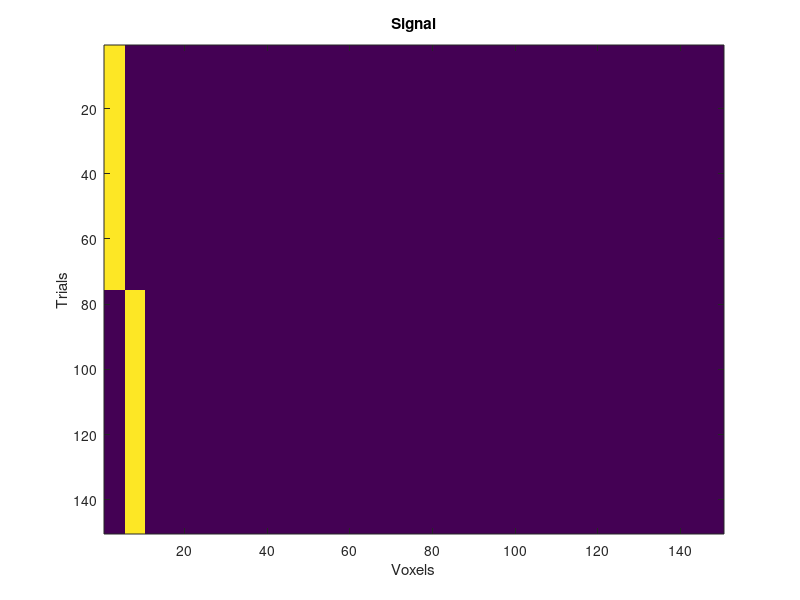
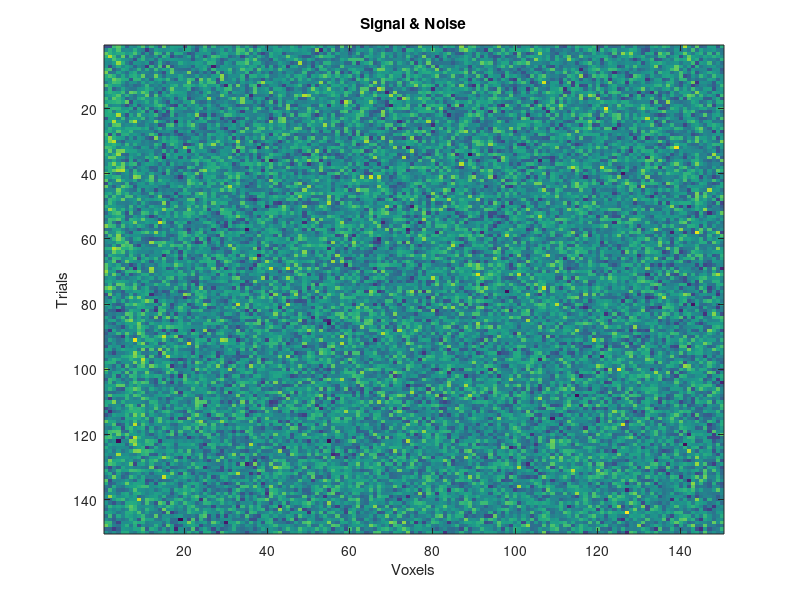

MATLAB code for these plots, in order: (Note: this script raises an error after producing the figures.)
%% Iterative Lasso 

%% WARNING: This will clear the work space & variables.
clear;clc;

%% You can set the parameters for CV here
% Please the dimension of the data sets 
ntrials = 150; % it has to be divisible by K
nvoxels = 150;
% Please set the number of folds 
k = 5;
% It needs to know the number of row labels
% ps:Currently, this program can just run normally when there are 2 rowlabels
rowLabels.num = 2;

% Set the strength of signal and noise
signal = 1;
numsignal = 10;
rng(1) % To make the result replicable
noise = 1.5;

% It is useful to know the size for the testing set
test.size = ntrials / k ;

% Display the parameters
disp ('Parameters: ')
disp(['number of Voxels= '  num2str(nvoxels)])
disp(['number of Trials= '  num2str(ntrials)])
disp(['K = '  num2str(k) ' (for K-folds CV)' ])
disp(['Number of row labels= ' num2str(rowLabels.num)])
disp(['Signal intensity = ' num2str(signal)])
disp(['Noise intensity = ' num2str(noise)])

%% Simulate the data
% Creating the background 
X.raw = zeros(ntrials, nvoxels);

% % Add some signals 
X.raw(1:ntrials/rowLabels.num,1:numsignal / 2) = X.raw(1:ntrials/rowLabels.num,1:numsignal/2) + signal;
X.raw(ntrials/rowLabels.num + 1:end, numsignal/2 + 1 : numsignal) = X.raw(ntrials/rowLabels.num + 1 : end ,numsignal/2 + 1 : numsignal) + signal;
% plot the signal
figure(1)
imagesc(X.raw)
xlabel('Voxels');ylabel('Trials');title('Signal');

% Adding noise 
X.raw = X.raw + noise * randn(ntrials,nvoxels);   
% plot the noise + signal
figure(2)
imagesc(X.raw)
xlabel('Voxels');ylabel('Trials');title('Signal & Noise')

% Create row labels
rowLabels.whole = zeros(ntrials,1);
rowLabels.whole(1:ntrials / rowLabels.num ,1) = 1;
% imagesc(rowLabels.whole);

% Create new row labels for CV blocks
rowLabels.train = zeros(ntrials - test.size,1); 
rowLabels.train(1: (ntrials - test.size)/rowLabels.num ,1) = 1; 
rowLabels.test = zeros(test.size,1); 
rowLabels.test(1:test.size / rowLabels.num ,1) = 1; 



%% Generating indices for Outer CV
% generate indices for CV
CV.blocks = 1:k;
CV.blocks = CV.blocks';
CV.indices = repmat(CV.blocks,[ntrials / k,1]);

% Generate indices for CVglmnet
CV2.blocks = 1:k-1;
CV2.blocks = CV2.blocks';
CV2.indices = repmat(CV2.blocks,[ntrials / k,1]);

% Generate indices for CV (after the test set was taken out)
CV2.blocks = 1 : k-1;
CV2.blocks = CV2.blocks';
CV2.indices = repmat(CV2.blocks,[ntrials / k,1]);


% Creating indices for test set and training set
for i = 1: k
    test.indices(:,i) = CV.indices == i;
    train.indices(:,i) = CV.indices ~= i;
end



%% Iterative Lasso

% Try the 1st iteration
for i = 1:k
    % Split the data into training set and testing set 
    X.test = X.raw(test.indices(:,i) ,:);
    X.train = X.raw(train.indices(:,i) ,:);

    % Fit cvglmnet
    cvfit(i) = cvglmnet (X.train, rowLabels.train, 'binomial', 'class', CV2.indices', 4);

    % Get the indice for the lambda with the best accuracy 
    lambda.best(i) = find(cvfit(i).lambda == cvfit(i).lambda_min);
    % Plot the cross-validation curve
%     cvglmnetPlot(cvfit(i));

    % Set the lambda value
    opts(i) = glmnetSet();
    opts(i).lambda = cvfit(i).lambda_min;

    % Fit glmnet
    fit(i) = glmnet(X.train, rowLabels.train, 'binomial', opts);

    % Evaluate the prediction 
    test.prediction(:,i) = (X.test * fit(i).beta + repmat(fit(i).a0, [test.size, 1])) > 0 ;  
    test.accuracy(:,i) = mean(rowLabels.test == test.prediction(:,i))'
    
    % Find indices for the voxels that have been used
    voxel(i).used = find (fit(i).beta ~= 0);
    % Find indices for the voxels that have not been used
    voxel(i).remain = find (fit(i).beta == 0);    
    
    % How many voxels have been used for each iteration?
    voxel(i).num = sum(fit(i).beta ~= 0);    
    % How many of them are true signals?
    voxel(i).signal = sum(voxel(i).used <= numsignal);


end

% Display the average accuracy for this procedure 
disp(['The mean accuracy is ' num2str(mean(test.accuracy))])
% See if it is better than chance 
ttest(test.accuracy, 0.5)
disp('number of voxels')
voxel.num
disp('number of signals')
voxel.signal


%% 1st, try the next iteration 

% New data set
for i = 1:k
    % Re-subset the dataset
    X.iter = X.raw(:,voxel(i).remain);

    % Split the data into training set and testing set 
    X.test = X.iter(test.indices(:,i) ,:);
    X.train = X.iter(train.indices(:,i) ,:);

    % Fit cvglmnet
    cvfit(i) = cvglmnet (X.train, rowLabels.train, 'binomial', 'class', CV2.indices', 4);
    % Get the indice for the lambda with the best accuracy 
    lambda.best(i) = find(cvfit(i).lambda == cvfit(i).lambda_min);
    % Plot the cross-validation curve
%     cvglmnetPlot(cvfit(i));

    % Set the lambda value
    opts(i) = glmnetSet();
    opts(i).lambda = cvfit(i).lambda_min;

    % Fit glmnet
    fit(i) = glmnet(X.train, rowLabels.train, 'binomial', opts);

    % Evaluate the prediction 
    test.prediction(:,i) = (X.test * fit(i).beta + repmat(fit(i).a0, [test.size, 1])) > 0 ;  
    test.accuracy(:,i) = mean(rowLabels.test == test.prediction(:,i))'
%     
%     % Find indices for the voxels that have been used
%     voxel(i).used = find (fit(i).beta ~= 0);
%     % Find true signals that have been identified
%     voxel(i).signal = sum(voxel(i).used <= numsignal);
%     % Find indices for the voxels that have not been used
%     voxel(i).remain = find (fit(i).beta == 0);
%     % How many voxels have been used for each iteration
%     voxel(i).num = sum(fit(i).beta ~= 0);
%     
end

% Display the average accuracy for this procedure 
disp(['The mean accuracy is ' num2str(mean(test.accuracy))])
% See if it is better than chance 
ttest(test.accuracy, 0.5)

disp('number of voxels')
voxel.num
disp('number of signals')
voxel.signal
